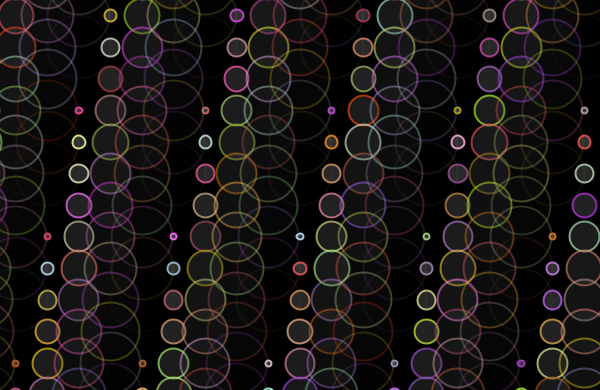
Frame 1 (no input)
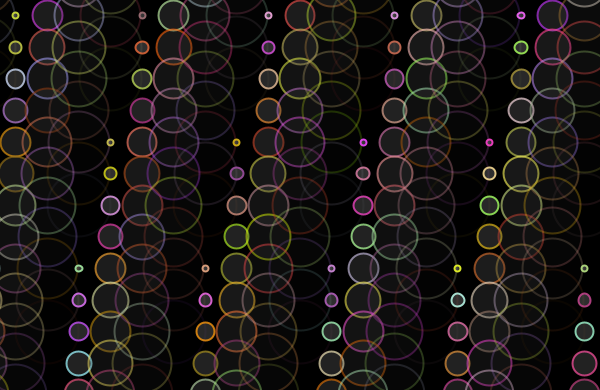
Frame 60 (the mouse pressed at the canvas centre just before this capture)
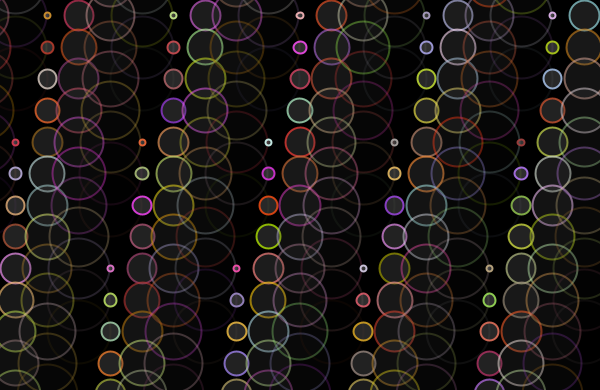
Frame 120 (the mouse held since frame 60 and released just before this capture)

The Processing sketch that drew these frames (run headless with seeded random() and noise(); from frame 60 on, the mouse is pressed at the canvas centre):

// Processing sketch: processing_151667
// ── processing_151667.pde


//instead of using the keyboard to change frame_rate_value, use the mouse

int frame_rate_value;

void setup() {
 size(600, 390);
 frame_rate_value = 16;
 background(0);
}

void draw() {
 background(0);
 int num = 20;
 int margin = 0;
 float gutter = 0; //distance between each cell
 float cellsize = ( width - (2 * margin) - gutter * (num - 1) ) / (num - 1);
 int circleNumber = 0; // counter
 for (int i=0; i<num; i++) {
  for (int j=0; j<num; j++) {
   circleNumber = (i * num) + j; //cf w2_04
   float tx = margin + cellsize * i + gutter * i;
   float ty = margin + cellsize * j + gutter * j;
   movingCircle(tx, ty, cellsize, circleNumber);
  }
 }
}

void movingCircle(float x, float y, float size, int offset) {
 float circlePeriod = (float)frame_rate_value;
 float circleAge = (float)((frameCount + offset) % (int)circlePeriod) / circlePeriod;
 float circleSize = size * 2.0 * sin(circleAge * HALF_PI);
 strokeWeight(2);
 stroke(random(153,255),random(51,255),random(0,255), lerp(255, 0, circleAge)); //random warm colors
 fill(lerp(128, 0, circleAge), lerp(120, 0, circleAge));
 ellipse(x-size/2, y-size/2, circleSize, circleSize);
}

void mouseDragged() {
 float x = map (mouseX, 0, width, 2, 120); //option 2
 frame_rate_value = round(x/9)+3;
 println("Current frame Rate is: " + frame_rate_value);
}
